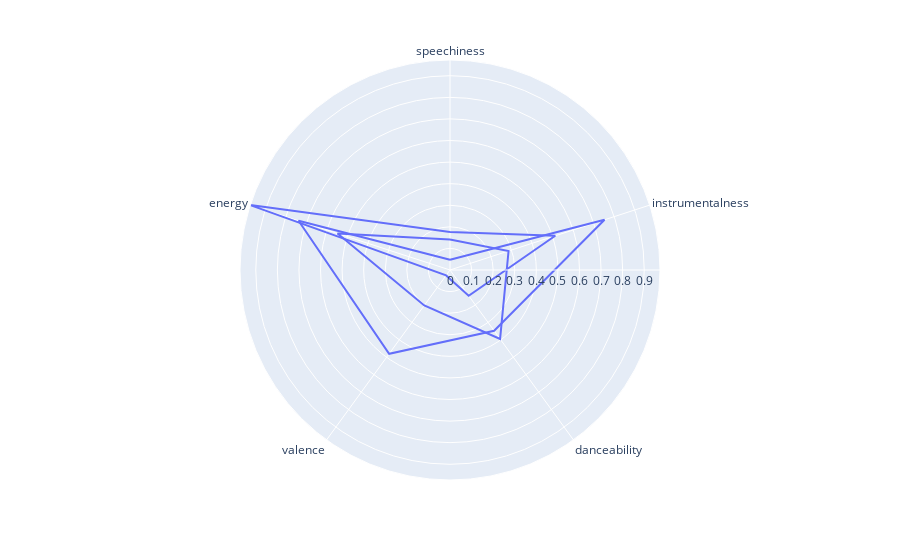

The notebook cell this image was saved under:
### Code cell
import plotly.express as px
df = pd.DataFrame(dict(
    r=tanya_means,
    theta=features))
df2 = pd.DataFrame(dict(
    r=merzbow_means,
    theta=features))
df3 = pd.DataFrame(dict(
    r=dirty_means,
    theta=features))
fig = px.line_polar(df, r='r', theta='theta', line_close=True)
fig.add_trace(px.line_polar(df2, r='r', theta='theta', line_close=True).data[0])
fig.add_trace(px.line_polar(df3, r='r', theta='theta', line_close=True).data[0])

### Figure 1 — Plotly figure (JSON) as saved in the notebook; plotly's stock layout.template omitted (floating-point values rounded to 4 significant figures)
{"data": [{"hovertemplate": "r=%{r}<br>theta=%{theta}<extra></extra>", "legendgroup": "", "line": {"color": "#636efa", "dash": "solid"}, "mode": "lines", "name": "", "r": [0.1413, 0.2853, 0.3949, 0.2027, 0.548, 0.1413], "showlegend": false, "subplot": "polar", "theta": ["speechiness", "instrumentalness", "danceability", "valence", "energy", "speechiness"], "type": "scatterpolar"}, {"hovertemplate": "r=%{r}<br>theta=%{theta}<extra></extra>", "legendgroup": "", "line": {"color": "#636efa", "dash": "solid"}, "mode": "lines", "name": "", "r": [0.176, 0.5129, 0.1472, 0.03091, 0.9731, 0.176], "showlegend": false, "subplot": "polar", "theta": ["speechiness", "instrumentalness", "danceability", "valence", "energy", "speechiness"], "type": "scatterpolar"}, {"hovertemplate": "r=%{r}<br>theta=%{theta}<extra></extra>", "legendgroup": "", "line": {"color": "#636efa", "dash": "solid"}, "mode": "lines", "name": "", "r": [0.04776, 0.7529, 0.3479, 0.4799, 0.7379, 0.04776], "showlegend": false, "subplot": "polar", "theta": ["speechiness", "instrumentalness", "danceability", "valence", "energy", "speechiness"], "type": "scatterpolar"}], "layout": {"legend": {"tracegroupgap": 0}, "margin": {"t": 60}, "polar": {"angularaxis": {"direction": "clockwise", "rotation": 90}, "domain": {"x": [0, 1], "y": [0, 1]}}}}
